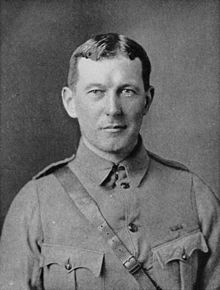
#> input picture ImageProcessingfordetection/blackimage/3.jpg, 220 x 290 px, found by its file name
$ python shaem.py
#> lines starting #> are read from the running program, lines starting #| are printed output that depends on the picture
import cv2
import numpy as np

image = cv2.imread('/home/shaem/blackimage/3.jpg')
#> image is the input picture: shape (290, 220, 3); min 0, max 226, mean 107.8
r = 150.0 / image.shape[1]
#> r = 0.682
dim = (150, int(image.shape[0] * r))
#> dim = (150, 197)
resized = cv2.resize(image, dim, interpolation=cv2.INTER_AREA)
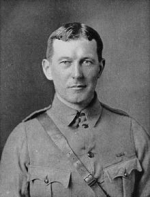
#> resized: shape (197, 150, 3); min 5, max 213, mean 107.8
lower_white = np.array([220, 220, 220], dtype=np.uint8)
upper_white = np.array([255, 255, 255], dtype=np.uint8)
mask = cv2.inRange(resized, lower_white, upper_white) # could also use threshold
#> mask: shape (197, 150); every value is 0
res = cv2.bitwise_not(resized, resized, mask)
cv2.imshow('res', res) # gives black background

$ run again, with ImageProcessingfordetection/blackimage/10.jpg copied over ImageProcessingfordetection/blackimage/3.jpg
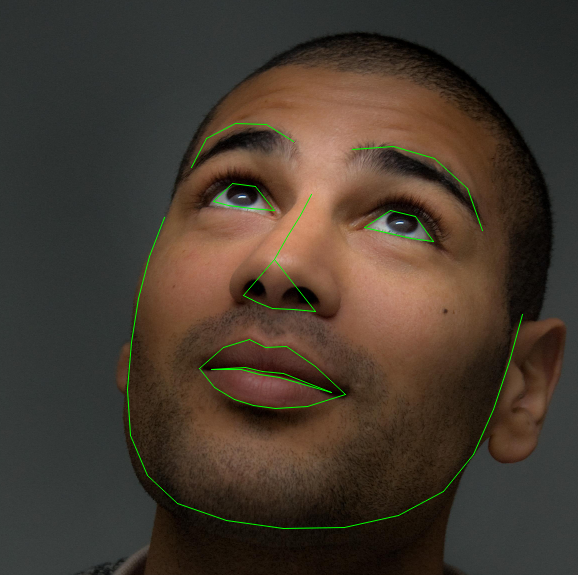
#> input picture ImageProcessingfordetection/blackimage/10.jpg, 578 x 575 px, found by its file name
#> image is the input picture: shape (575, 578, 3); mean B, G, R 46.3, 57.5, 69.4
#> `resized = cv2.resize(image, dim, interpolation=cv2.INTER_AREA)`:
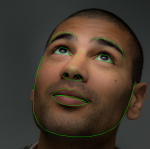
#> resized: shape (149, 150, 3); mean B, G, R 46.3, 57.5, 69.4
#> mask: shape (149, 150); every value is 0

$ run again, with ImageProcessingfordetection/blackimage/11.jpg copied over ImageProcessingfordetection/blackimage/3.jpg
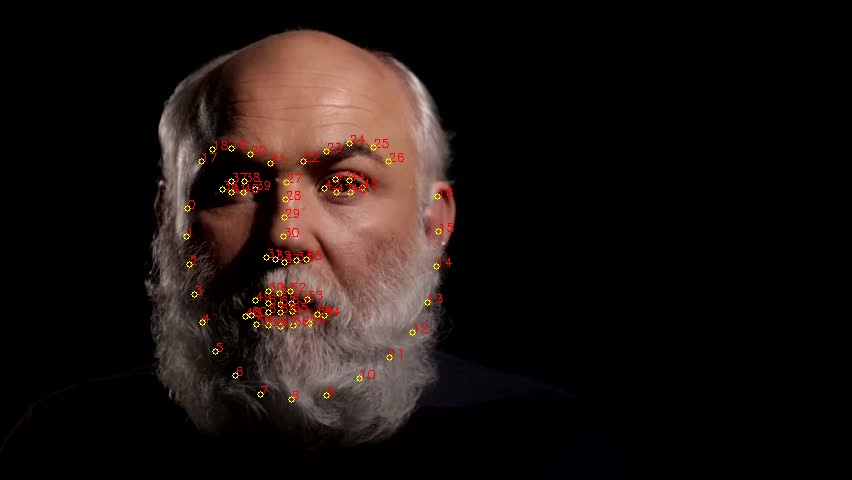
#> input picture ImageProcessingfordetection/blackimage/11.jpg, 852 x 480 px, found by its file name
#> image is the input picture: shape (480, 852, 3); mean B, G, R 17.3, 19.4, 28.1
#> `resized = cv2.resize(image, dim, interpolation=cv2.INTER_AREA)`:
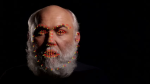
#> resized: shape (84, 150, 3); mean B, G, R 17.3, 19.4, 28.1
#> mask: shape (84, 150); every value is 0
